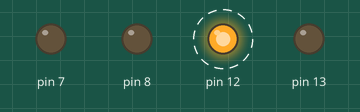
A sketch run on a simulated Arduino Uno, built with avr-gcc and run on an emulated ATmega328P. Shown: output pins drawn as LEDs (lit = HIGH). Dashed ring = blinking.

Above: at 0.1 s.
At 38.1 s:
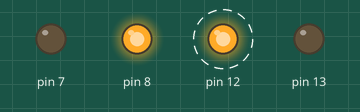
Timing chart, 0 to 40.0 s (numbered marks = the images above):
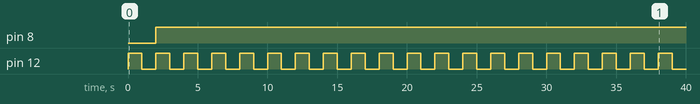

Measured:
- by itself, pin 8: LOW → HIGH at 2.0 s
- by itself, pin 12: alternates HIGH for 1.0 s and LOW for 1.0 s

The sketch:

smashing_jaagub_turing1.ino
```cpp
void setup()
{
  pinMode(13, OUTPUT);
  pinMode(12, OUTPUT);
  pinMode(8, OUTPUT);
  pinMode(7, OUTPUT);
}

void loop()
{
  digitalWrite(12, HIGH);
  delay(1000); // Wait for 1000 millisecond(s)
  digitalWrite(12, LOW);
  delay(1000); // Wait for 1000 millisecond(s)
  digitalWrite(8, HIGH);
  digitalWrite(7, LOW);
}
```
